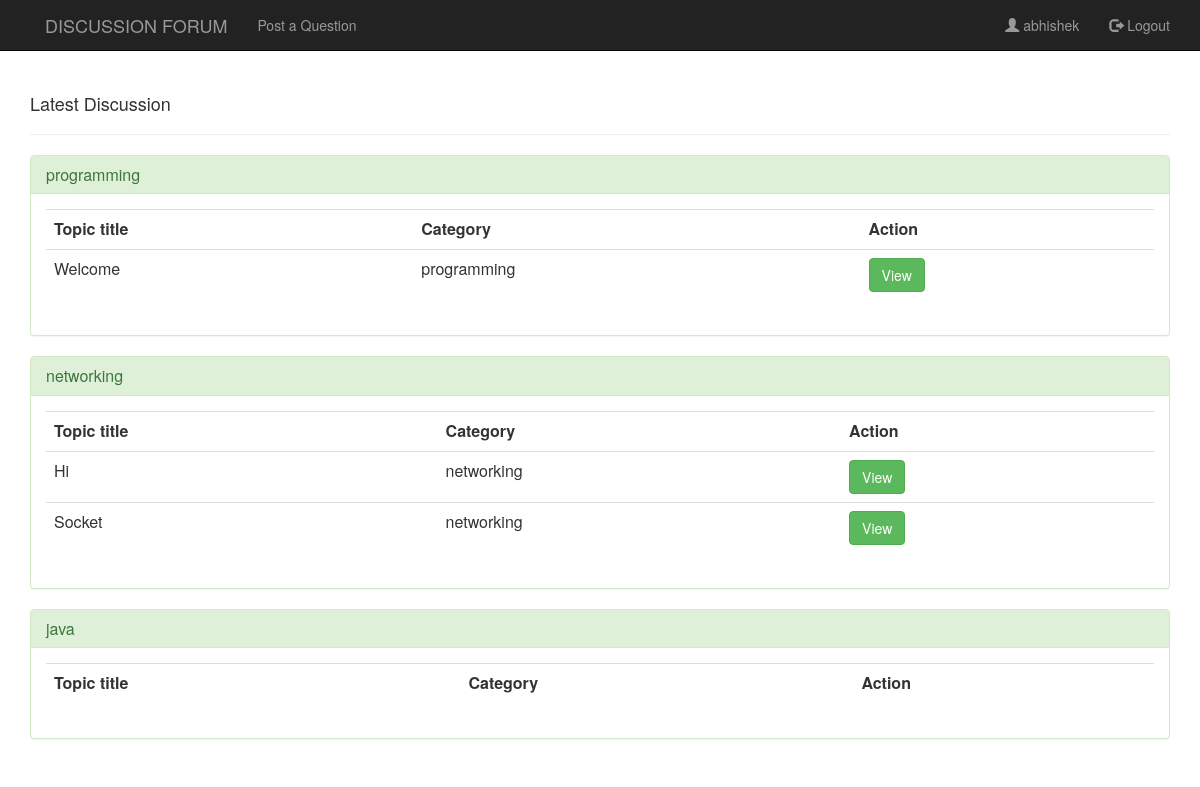
/pages/home.php (signed in), run on the app's committed database.
### tables this page shows
CREATE TABLE IF NOT EXISTS `category` (
  `cat_id` int(12) NOT NULL AUTO_INCREMENT,
  `category` varchar(200) DEFAULT NULL,
  PRIMARY KEY (`cat_id`)
);

CREATE TABLE IF NOT EXISTS `tblpost` (
  `post_Id` int(11) NOT NULL AUTO_INCREMENT,
  `title` varchar(255) DEFAULT NULL,
  `content` text DEFAULT NULL,
  `datetime` datetime DEFAULT NULL,
  `cat_id` int(12) DEFAULT NULL,
  `user_Id` int(12) DEFAULT NULL,
  PRIMARY KEY (`post_Id`),
  KEY `cat_id` (`cat_id`),
  KEY `user_Id` (`user_Id`)
);

### pages/home.php (the view, shortened to what this page needs)
<?php
$username=$_SESSION['username'];
?>
<html>
<head>
	<link rel="stylesheet" type="text/css" href="../css/global.css">
	<link rel="stylesheet" type="text/css" href="../css/bootstrap.css">
	<link rel="stylesheet" type="text/css" href="../css/bootstrap.min.css">
    <link href="//netdna.bootstrapcdn.com/font-awesome/4.0.3/css/font-awesome.css" rel="stylesheet">
</head>
<body>
    <nav class="navbar navbar-inverse navbar-fixed-top">
        <div class="container">
            <div class="navbar-header page-scroll">
                <a class="navbar-brand page-scroll" href="home.php"></a>
            </div>
            <div class="navbar-header">
                <a class="navbar-brand" href="home.php">DISCUSSION FORUM</a>
            </div>
            <div class="collapse navbar-collapse">
                <ul class="nav navbar-nav navbar-left">
                    <li><a href="#quest"> Post a Question</a></li>
                </ul>
					 <ul class="nav navbar-nav navbar-right">
                         <li><a href="profile.php" ><span class="glyphicon glyphicon-user"></span> <?php echo $username;?></a></li>
                        <li ><a href="logout.php"><span class="glyphicon glyphicon-log-out"></span> Logout</a></li>
                </ul>
            </div>
        </div>
    </nav>
    <div class="container" style="margin:7% auto;">
    	<h4>Latest Discussion</h4>
    	<hr>
        <?php  include "../functions/db.php";
        $sel = $con->prepare("SELECT * from category");
		$sel->execute();
		$sel->setFetchMode(PDO::FETCH_ASSOC);
        while($row=$sel->fetch()){
            extract($row);
           echo '<div class="panel panel-success">
                    <div class="panel-heading">
                    <h3 class="panel-title">'.$category.'</h3>
                    </div>
                    <div class="panel-body">
                    <table class="table table-stripped">
                    <tr>
                    <th>Topic title</th>
                    <th>Category</th>
                    <th>Action</th>
                    </tr>';
                    $sel1 = $con->prepare("SELECT * from tblpost where cat_id=:cat_id ");
					$sel1->bindParam(":cat_id", $cat_id);
					$sel1->execute();
					$sel1->setFetchMode(PDO::FETCH_ASSOC);
                    while($row1=$sel1->fetch()){
                        extract($row1);
                        echo '<tr>';
                        echo '<td>'.$title.'</td>';
                        echo '<td>'.$category.'</td>';
                        echo '<td><a href="content.php?post_id='.$post_Id.'"><button class="btn btn-success">View</button></td>';
                        echo '</tr>';
                    }
                echo '</table>
                    </div>
                </div>';
        }
        ?>
</body>
</html>

### css/global.css (style rules this page uses)
body { background-color: #eee; }

### data on the page
category: category "programming"
tblpost: title "Welcome", cat.category "programming"
category: category "networking"
tblpost: title "Hi", cat.category "networking"
tblpost: title "Socket", cat.category "networking"
category: category "java"

### other printed values
$username "abhishek"
